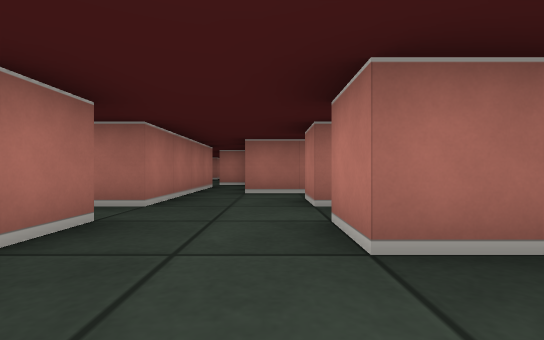
[1] (above)

16 first-person views from a walk through a cub3D maze. The camera is about half as high as the walls, looks level and sees 85° across. The floor is counted in squares. Each view is taken from the middle of a square. On the plan, view 1 faces up. The plan holds only what a view shows up to about 9 squares ahead; the rest is blank.

[2]
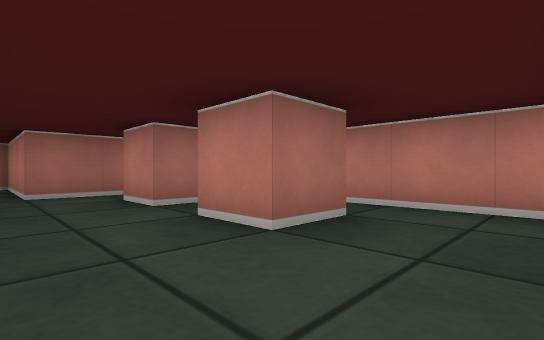

[3]
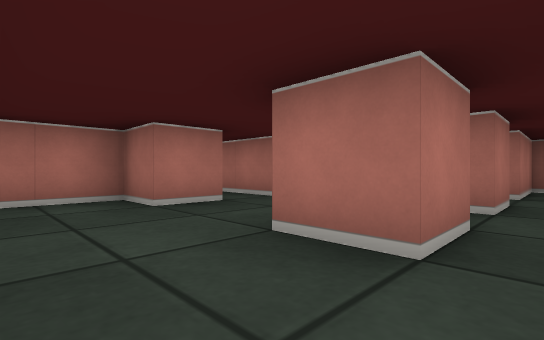

[4]
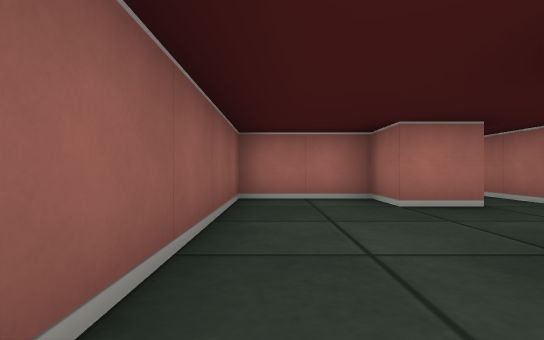

[5]
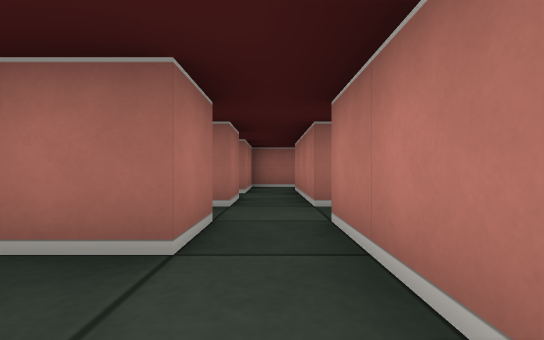

[6]
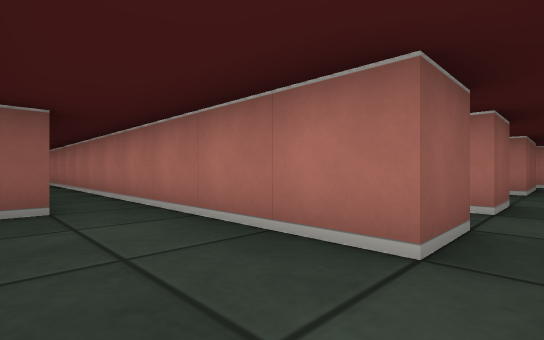

[7]
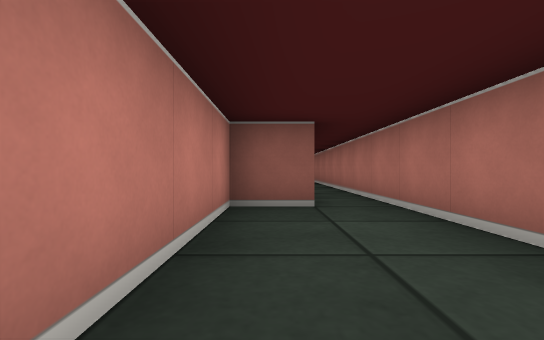

[8]
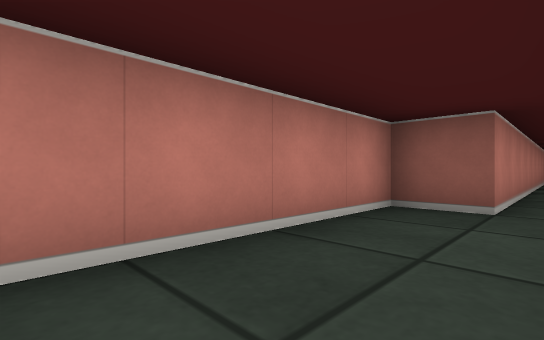

[9]
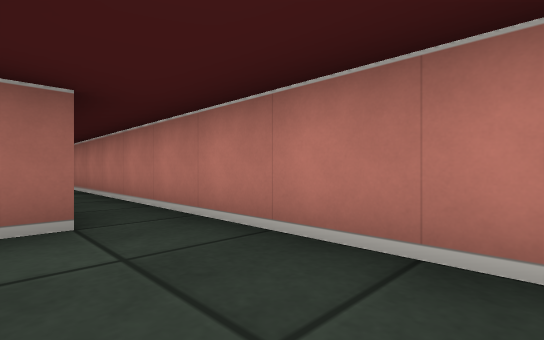

[10]
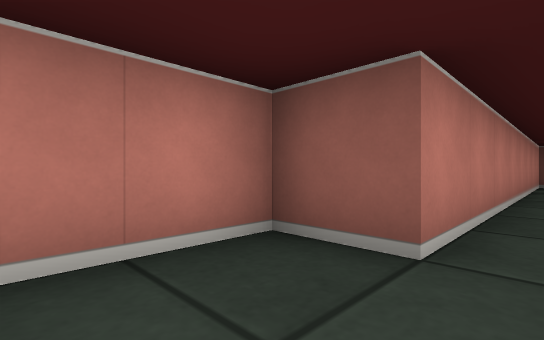

[11]
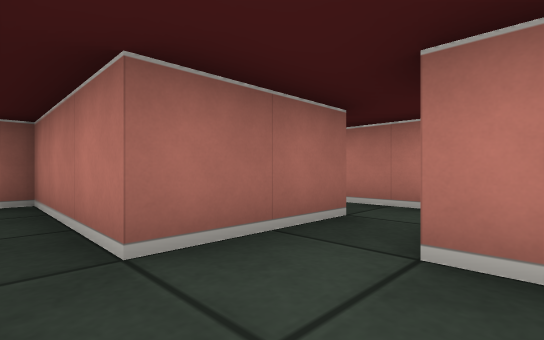

[12]
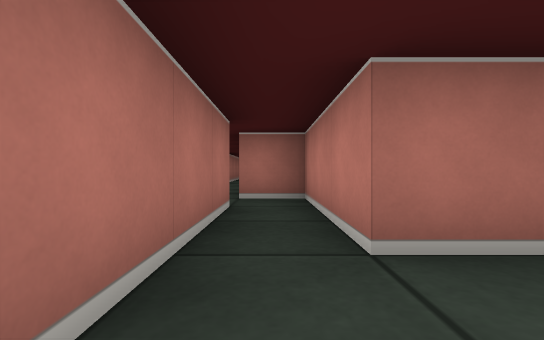

[13]
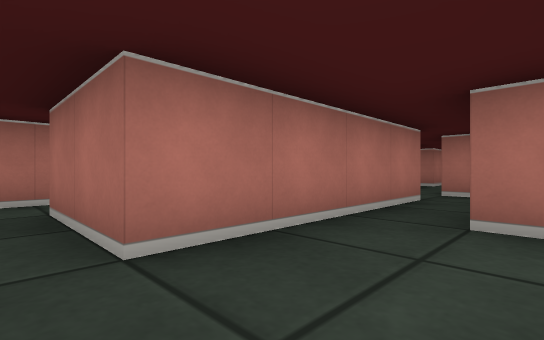

[14]
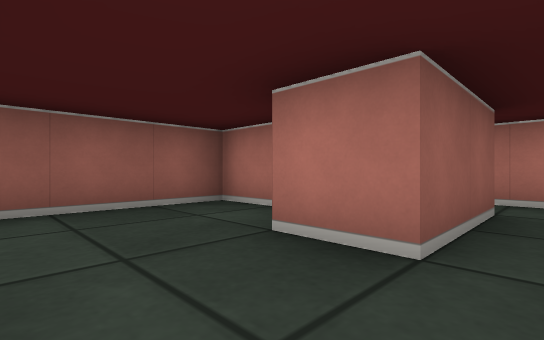

[15]
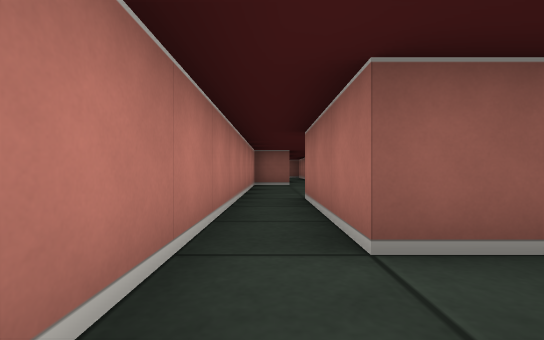

[16]
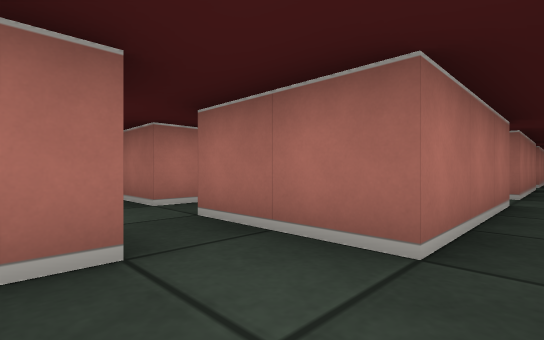

### Floor plan
Points are (right, up) in squares from view 1. A wall is a line through its corners. A room is listed if a view was taken in it or the views show most of it. See-through windows are left out.
Room 1 (views 1, 2, 3, 4, 5, 11, 12, 13, 14)
walls: (0.5, 2.5) (1.5, 2.5) (1.5, 1.5) (0.5, 1.5) (0.5, 2.5); (1.5, 4.5) (1.5, 3.5) (0.5, 3.5) (0.5, 4.5); (1.5, 5.5) (-0.5, 5.5) (-0.5, 8.5) (-1.5, 8.5); (2.5, 3.5) (2.5, 5.5); (-3.5, 2.5) (-1.5, 2.5) (-1.5, 1.5) (-2.5, 1.5) (-2.5, -0.5) (1.5, -0.5); (-1.5, 7.5) (-1.5, 3.5) (-3.5, 3.5); (2.5, 0.1) (2.5, 2.5)
ways out: opening at (3, 3) to room 2; opening at (2, 6) to room 4; opening at (-2.5, 3); opening at (-2, 10)
Room 2 (views 6, 7, 8, 9, 10, 16)
walls: (2.5, 2.5) (3.5, 2.5) (3.5, -7.4); (3.6, 6.5) (4.5, 6.5) (4.5, 3.5) (2.5, 3.5); (4.5, -8.2) (4.5, -0.5) (5.5, -0.5) (5.5, 7.5)
ways out: opening at (3, 3) to room 1; opening at (5, 8.5) to room 3; opening at (3.5, 7) to room 4
Room 3 (view 15)
walls: (4.5, 10.4) (4.5, 7.5); (5.5, 7.5) (5.5, 8.5)
ways out: opening at (5, 8.5) to room 2
Room 4 (no view inside)
walls: (2.6, 7.5) (1.5, 7.5) (1.5, 5.5); (2.5, 5.5) (2.5, 6.5)
ways out: opening at (2, 6) to room 1; opening at (3.5, 7) to room 2

Positions as (right, up) in squares from view 1, and headings:
1: (0, 0), facing up
2: (-1, 0), facing up-right
3: (2, 0), facing up-left
4: (2, 0), facing left
5: (2, 0), facing up
6: (5, 3), facing down-left
7: (5, 3), facing down
8: (4, 3), facing down-right
9: (4, 1), facing up-right
10: (4, 1), facing down-right
11: (-1, 4), facing up-right
12: (-1, 4), facing up
13: (0, 3), facing up-left
14: (0, 3), facing down-left
15: (5, 8), facing down
16: (5, 2), facing up-left
